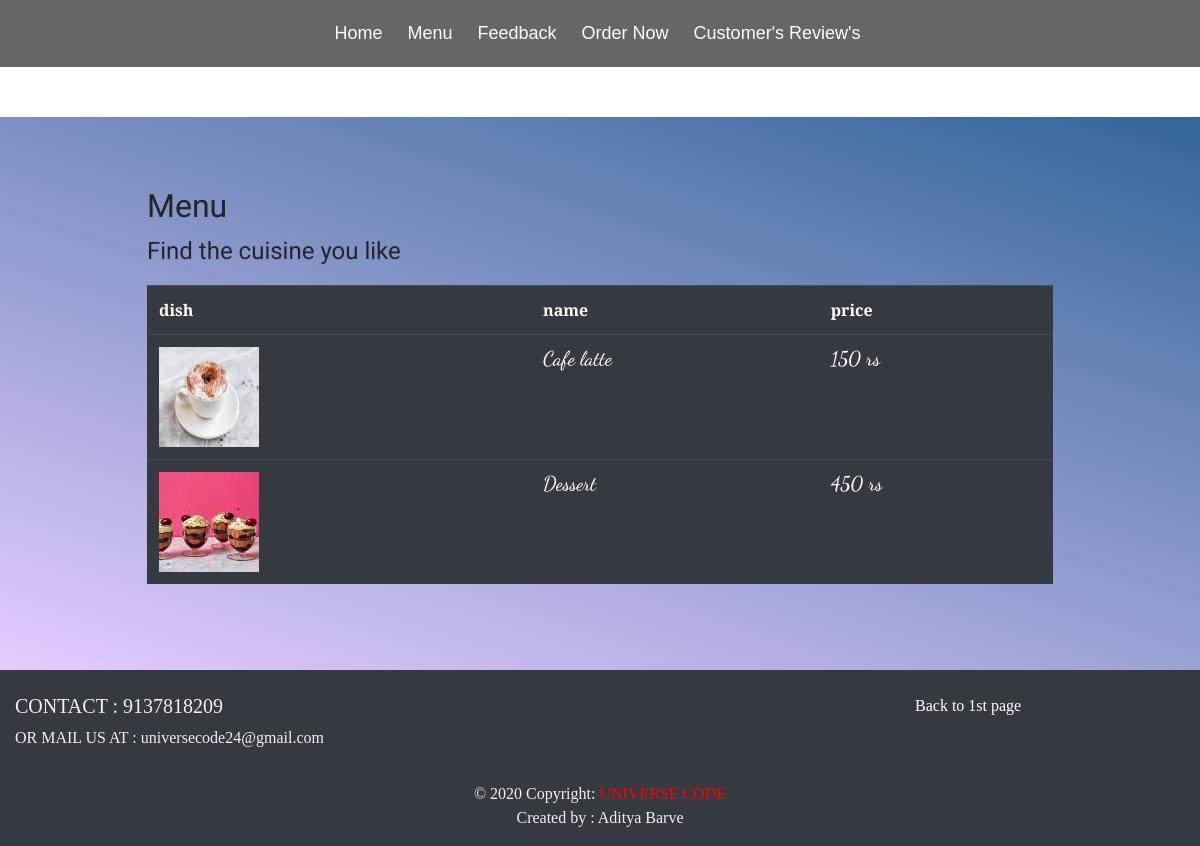
/dessert.php, run on the app's committed database.
### tables this page shows
CREATE TABLE `menu` (
  `ID` int(11) NOT NULL,
  `IMAGENAME` mediumtext NOT NULL,
  `IMAGEPATH` mediumtext NOT NULL,
  `NAME` mediumtext NOT NULL,
  `COST` bigint(20) NOT NULL,
  `TYPE` mediumtext NOT NULL
);

### dessert.php (the view, shortened to what this page needs)
<!DOCTYPE html>
<html lang="en">
<head>
  <link rel="stylesheet" href="https://maxcdn.bootstrapcdn.com/bootstrap/4.4.1/css/bootstrap.min.css">
    <link rel="stylesheet" type="text/css" href="bootstrap/css/style.css">
</head>
<body data-spy="scroll" data-target=".navbar" data-offset="50">
<nav class="nav">
	<a href="index.html#home" class="navtxt"><span class="icons fa fa-home"></span>Home</a>
	<a href="index.html#menu" class="navtxt"><span class="icons fa fa-cutlery"></span>Menu</a>
	<a href="index.html#feedback" class="navtxt"><span class="icons fa fa-star"></span>Feedback</a>
    <a class="navtxt " href="order.php"><i class="icons fa fa-shopping-cart" aria-hidden="true"></i>Order Now</a>
    <a class="navtxt " href="php/cfsub.php"><i class="icons fa fa-comments-o" aria-hidden="true"></i>Customer's Review's</a>
</nav>
<div class="menu container-fluid" id="menu" style="padding-top:70px;padding-bottom:70px">
   <div class='container'>
  <h2 style="font-family: 'Open Sans Condensed', sans-serif; overflow-y:hidden;">Menu</h2>
  <p style="font-family: 'Redressed', cursive; font-size:24px;"class="td">Find the cuisine you like</p>
     <table class='table table-dark table-hover'>
      <tr>
        <th style="font-family: 'Cormorant Unicase', serif;">dish</th>
        <th style="font-family: 'Cormorant Unicase', serif;">name</th>
        <th style="font-family: 'Cormorant Unicase', serif;">price</th>
      </tr><?php
    include 'config.php';
      $querry1 = "SELECT * FROM menu WHERE TYPE = 'DESSERT'";
        $querry2 = mysqli_query($link,$querry1);
        while($querry3 = mysqli_fetch_assoc($querry2)){
?>
      <?php
        echo "
            <tr>
            <td> <img src= '".$querry3['IMAGEPATH']."' height = '100px' width = '100px' /> </td>
            <td class='td'><h5>".$querry3['NAME']."</h5></td>
            <td class='td'><h5>".$querry3['COST']." rs</h5></td>
            </tr>
             ";
        ?>
          <?php
        }
    ?></table></div>
    </div>
    <footer class="page-footer font-small blue pt-4 bg-dark navbar-dark" style="font-family: 'Cormorant Garamond', serif;">
  <div class="container-fluid text-center text-md-left">
    <div class="row">
      <div class="col-md-6 mt-md-0 mt-3">
        <h5 class="text-uppercase" style="color:#f1f1f1">CONTACT : 9137818209</h5>
        <p  style="color:#f1f1f1">OR MAIL US AT : universecode24@gmail.com</p>
      </div>
      <div class="col-md-3 mb-md-0 mb-3">
      </div>
      <div class="col-md-3 mb-md-0 mb-3">
        <ul class="list-unstyled">
          <li>
            <a href="index.html" style="color:white">Back to 1st page</a>
          </li>
        </ul>
      </div>
    </div>
  </div>
  <div class="footer-copyright text-center py-3"  style="color:#f1f1f1">© 2020 Copyright:
    <a href="http://universecode.ml" style="color:red"> UNIVERSE CODE</a><br>Created by : Aditya Barve
  </div>
</footer>
</body>
</html>

### style.css (style rules this page uses)
* { margin: 0; padding: 0; flex-wrap: wrap; }
nav { display: flex; justify-content: center; align-items: center; width: 100%; height: 30%; background-color: #666666; padding: 10px 10px 10px 10px; }
.navtxt { text-decoration: none; color: white; padding: 10px 10px; font-family: 'Yusei Magic', sans-serif; font-size: 18px; }
.icons { padding-right: 5px; }
.menu { margin-top: 50px; position: relative; animation: mymove 10s; }
:root { --light: #ffffff; --sky: #7f9cf5; --purple: #97266d; --dark: #81899b; }
.container { max-width: 80%; margin: 0 auto; }

### dessert.php (style rules this page uses)
.td { font-family: 'Dancing Script', cursive; }
.menu { background-image: linear-gradient(198deg, #336699, #e6ccff); }
nav { display: flex; justify-content: center; align-items: center; width: 100%; height: 30%; background-color: #666666; padding: 10px 10px 10px 10px; }
.navtxt { text-decoration: none; color: white; padding: 10px 10px; font-family: 'Yusei Magic', sans-serif; font-size: 18px; }
.icons { padding-right: 5px; }

### data on the page
menu: IMAGEPATH (picture), NAME "Cafe latte", COST "150"
menu: IMAGEPATH (picture), NAME "Dessert", COST "450"
